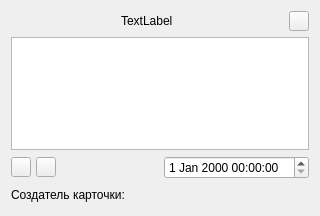
<?xml version="1.0" encoding="UTF-8"?>
<ui version="4.0">
 <class>cardNedoRello</class>
 <widget class="QWidget" name="cardNedoRello">
  <property name="geometry">
   <rect>
    <x>0</x>
    <y>0</y>
    <width>320</width>
    <height>216</height>
   </rect>
  </property>
  <property name="minimumSize">
   <size>
    <width>320</width>
    <height>216</height>
   </size>
  </property>
  <property name="maximumSize">
   <size>
    <width>320</width>
    <height>216</height>
   </size>
  </property>
  <property name="windowTitle">
   <string>Form</string>
  </property>
  <property name="styleSheet">
   <string notr="true">background-image: url(:/Assets/bg.png);</string>
  </property>
  <layout class="QGridLayout" name="gridLayout">
   <item row="0" column="0">
    <layout class="QVBoxLayout" name="verticalLayout_3">
     <item>
      <layout class="QHBoxLayout" name="horizontalLayout_3">
       <item>
        <spacer name="horizontalSpacer_2">
         <property name="orientation">
          <enum>Qt::Horizontal</enum>
         </property>
         <property name="sizeHint" stdset="0">
          <size>
           <width>37</width>
           <height>17</height>
          </size>
         </property>
        </spacer>
       </item>
       <item>
        <widget class="QLabel" name="labelTitle">
         <property name="text">
          <string>TextLabel</string>
         </property>
        </widget>
       </item>
       <item>
        <spacer name="horizontalSpacer_3">
         <property name="orientation">
          <enum>Qt::Horizontal</enum>
         </property>
         <property name="sizeHint" stdset="0">
          <size>
           <width>37</width>
           <height>17</height>
          </size>
         </property>
        </spacer>
       </item>
       <item>
        <widget class="QPushButton" name="buttonDeleteCard">
         <property name="minimumSize">
          <size>
           <width>20</width>
           <height>20</height>
          </size>
         </property>
         <property name="maximumSize">
          <size>
           <width>20</width>
           <height>20</height>
          </size>
         </property>
         <property name="text">
          <string/>
         </property>
         <property name="icon">
          <iconset resource="../../../resourse.qrc">
           <normaloff>:/Assets/remove.png</normaloff>:/Assets/remove.png</iconset>
         </property>
        </widget>
       </item>
      </layout>
     </item>
     <item>
      <layout class="QVBoxLayout" name="verticalLayout_2">
       <item>
        <layout class="QVBoxLayout" name="verticalLayout">
         <item>
          <widget class="QTextBrowser" name="textBrowserDescription"/>
         </item>
         <item>
          <spacer name="verticalSpacer">
           <property name="orientation">
            <enum>Qt::Vertical</enum>
           </property>
           <property name="sizeHint" stdset="0">
            <size>
             <width>20</width>
             <height>40</height>
            </size>
           </property>
          </spacer>
         </item>
         <item>
          <layout class="QHBoxLayout" name="horizontalLayout">
           <property name="spacing">
            <number>5</number>
           </property>
           <item>
            <widget class="QPushButton" name="buttonReady">
             <property name="minimumSize">
              <size>
               <width>20</width>
               <height>20</height>
              </size>
             </property>
             <property name="maximumSize">
              <size>
               <width>20</width>
               <height>20</height>
              </size>
             </property>
             <property name="text">
              <string/>
             </property>
             <property name="icon">
              <iconset resource="../../../resourse.qrc">
               <normaloff>:/Assets/Yes.png</normaloff>:/Assets/Yes.png</iconset>
             </property>
            </widget>
           </item>
           <item>
            <widget class="QPushButton" name="buttonEdit">
             <property name="minimumSize">
              <size>
               <width>20</width>
               <height>20</height>
              </size>
             </property>
             <property name="maximumSize">
              <size>
               <width>20</width>
               <height>20</height>
              </size>
             </property>
             <property name="text">
              <string/>
             </property>
             <property name="icon">
              <iconset resource="../../../resourse.qrc">
               <normaloff>:/Assets/edit.png</normaloff>:/Assets/edit.png</iconset>
             </property>
            </widget>
           </item>
           <item>
            <spacer name="horizontalSpacer">
             <property name="orientation">
              <enum>Qt::Horizontal</enum>
             </property>
             <property name="sizeHint" stdset="0">
              <size>
               <width>40</width>
               <height>20</height>
              </size>
             </property>
            </spacer>
           </item>
           <item>
            <widget class="QDateTimeEdit" name="dateTimeEdit">
             <property name="specialValueText">
              <string/>
             </property>
             <property name="dateTime">
              <datetime>
               <hour>0</hour>
               <minute>0</minute>
               <second>0</second>
               <year>2000</year>
               <month>1</month>
               <day>1</day>
              </datetime>
             </property>
            </widget>
           </item>
          </layout>
         </item>
        </layout>
       </item>
       <item>
        <layout class="QHBoxLayout" name="horizontalLayout_2">
         <item>
          <widget class="QLabel" name="label">
           <property name="text">
            <string>Создатель карточки:</string>
           </property>
          </widget>
         </item>
         <item>
          <spacer name="horizontalSpacer_4">
           <property name="orientation">
            <enum>Qt::Horizontal</enum>
           </property>
           <property name="sizeHint" stdset="0">
            <size>
             <width>40</width>
             <height>20</height>
            </size>
           </property>
          </spacer>
         </item>
         <item>
          <widget class="QLabel" name="labelLoginUser">
           <property name="text">
            <string/>
           </property>
          </widget>
         </item>
        </layout>
       </item>
      </layout>
     </item>
    </layout>
   </item>
  </layout>
 </widget>
 <resources>
  <include location="../../../resourse.qrc"/>
 </resources>
 <connections/>
</ui>
